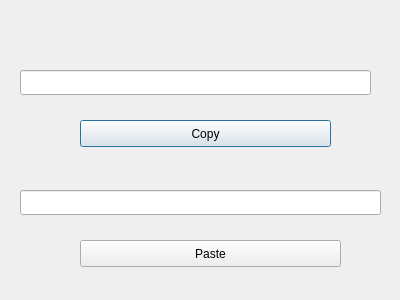
<?xml version="1.0" encoding="UTF-8"?>
<ui version="4.0">
 <class>Dialog</class>
 <widget class="QDialog" name="Dialog">
  <property name="geometry">
   <rect>
    <x>0</x>
    <y>0</y>
    <width>400</width>
    <height>300</height>
   </rect>
  </property>
  <property name="windowTitle">
   <string>Dialog</string>
  </property>
  <widget class="QLineEdit" name="lineEdit">
   <property name="geometry">
    <rect>
     <x>20</x>
     <y>70</y>
     <width>351</width>
     <height>25</height>
    </rect>
   </property>
  </widget>
  <widget class="QLineEdit" name="lineEdit_2">
   <property name="geometry">
    <rect>
     <x>20</x>
     <y>190</y>
     <width>361</width>
     <height>25</height>
    </rect>
   </property>
  </widget>
  <widget class="QPushButton" name="pushButton">
   <property name="geometry">
    <rect>
     <x>80</x>
     <y>120</y>
     <width>251</width>
     <height>27</height>
    </rect>
   </property>
   <property name="text">
    <string>Copy</string>
   </property>
  </widget>
  <widget class="QPushButton" name="pushButton_2">
   <property name="geometry">
    <rect>
     <x>80</x>
     <y>240</y>
     <width>261</width>
     <height>27</height>
    </rect>
   </property>
   <property name="text">
    <string>Paste</string>
   </property>
  </widget>
 </widget>
 <resources/>
 <connections>
  <connection>
   <sender>pushButton</sender>
   <signal>pressed()</signal>
   <receiver>lineEdit</receiver>
   <slot>selectAll()</slot>
   <hints>
    <hint type="sourcelabel">
     <x>195</x>
     <y>138</y>
    </hint>
    <hint type="destinationlabel">
     <x>199</x>
     <y>73</y>
    </hint>
   </hints>
  </connection>
  <connection>
   <sender>pushButton</sender>
   <signal>released()</signal>
   <receiver>lineEdit</receiver>
   <slot>copy()</slot>
   <hints>
    <hint type="sourcelabel">
     <x>247</x>
     <y>139</y>
    </hint>
    <hint type="destinationlabel">
     <x>249</x>
     <y>87</y>
    </hint>
   </hints>
  </connection>
  <connection>
   <sender>pushButton_2</sender>
   <signal>clicked()</signal>
   <receiver>lineEdit_2</receiver>
   <slot>paste()</slot>
   <hints>
    <hint type="sourcelabel">
     <x>205</x>
     <y>261</y>
    </hint>
    <hint type="destinationlabel">
     <x>206</x>
     <y>206</y>
    </hint>
   </hints>
  </connection>
 </connections>
</ui>
